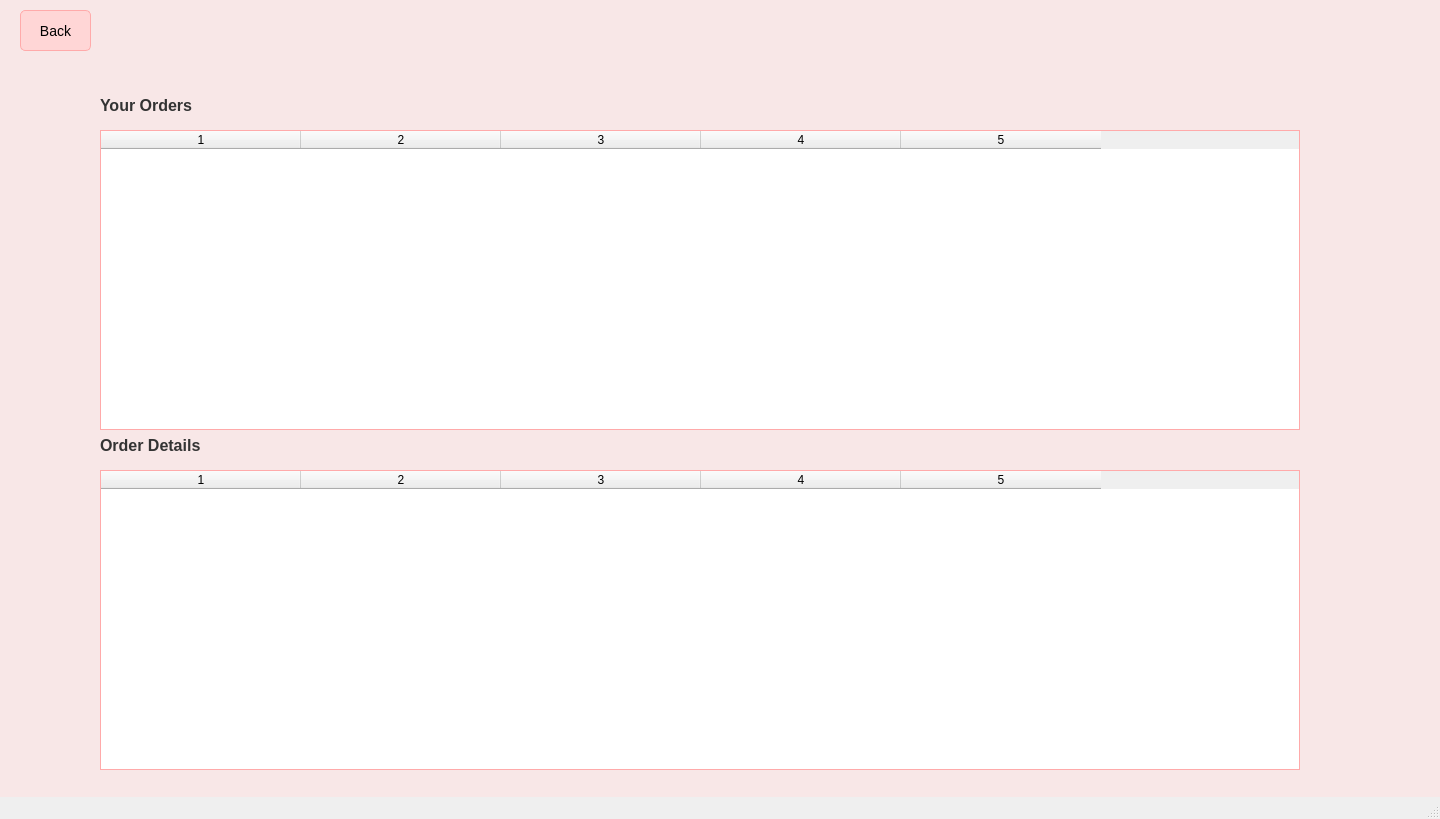
<?xml version="1.0" encoding="UTF-8"?>
<ui version="4.0">
 <class>OrderWindow</class>
 <widget class="QMainWindow" name="OrderWindow">
  <property name="geometry">
   <rect>
    <x>0</x>
    <y>0</y>
    <width>1440</width>
    <height>819</height>
   </rect>
  </property>
  <property name="windowTitle">
   <string>Order History</string>
  </property>
  <property name="styleSheet">
   <string notr="true">QWidget#centralwidget {
    background-color: #F8E7E7;
}
QPushButton {
    background-color: #FFD6D6;
    border: 1px solid #FFAAAA;
    border-radius: 5px;
    font-size: 14px;
}
QTableWidget {
    border: 1px solid #FFAAAA;
    gridline-color: #FFAAAA;
    font-size: 12px;
}
QLabel {
    font-size: 16px;
    font-weight: bold;
    color: #333333;
}
</string>
  </property>
  <widget class="QWidget" name="centralwidget">
   <widget class="QPushButton" name="pushButton">
    <property name="geometry">
     <rect>
      <x>20</x>
      <y>10</y>
      <width>71</width>
      <height>41</height>
     </rect>
    </property>
    <property name="text">
     <string>Back</string>
    </property>
   </widget>
   <widget class="QTableWidget" name="table_orders">
    <property name="geometry">
     <rect>
      <x>100</x>
      <y>130</y>
      <width>1200</width>
      <height>300</height>
     </rect>
    </property>
    <property name="font">
     <font>
      <pointsize>-1</pointsize>
     </font>
    </property>
    <property name="toolTip">
     <string/>
    </property>
    <property name="horizontalScrollBarPolicy">
     <enum>Qt::ScrollBarAsNeeded</enum>
    </property>
    <property name="autoScrollMargin">
     <number>15</number>
    </property>
    <property name="editTriggers">
     <set>QAbstractItemView::NoEditTriggers</set>
    </property>
    <property name="tabKeyNavigation">
     <bool>true</bool>
    </property>
    <property name="showDropIndicator" stdset="0">
     <bool>true</bool>
    </property>
    <property name="dragDropOverwriteMode">
     <bool>false</bool>
    </property>
    <property name="columnCount">
     <number>5</number>
    </property>
    <property name="horizontalHeaderLabels" stdset="0">
     <stringlist>
      <string>Order ID</string>
      <string>Order Status</string>
      <string>Ordered Date</string>
      <string>Shipped Date</string>
      <string>Total</string>
     </stringlist>
    </property>
    <attribute name="horizontalHeaderVisible">
     <bool>true</bool>
    </attribute>
    <attribute name="horizontalHeaderDefaultSectionSize">
     <number>200</number>
    </attribute>
    <attribute name="horizontalHeaderHighlightSections">
     <bool>false</bool>
    </attribute>
    <attribute name="horizontalHeaderMinimumSectionSize">
     <number>120</number>
    </attribute>
    <attribute name="verticalHeaderVisible">
     <bool>false</bool>
    </attribute>
    <attribute name="verticalHeaderHighlightSections">
     <bool>false</bool>
    </attribute>
    <column/>
    <column/>
    <column/>
    <column/>
    <column/>
   </widget>
   <widget class="QTableWidget" name="table_order_details">
    <property name="geometry">
     <rect>
      <x>100</x>
      <y>470</y>
      <width>1200</width>
      <height>300</height>
     </rect>
    </property>
    <property name="sizeAdjustPolicy">
     <enum>QAbstractScrollArea::AdjustIgnored</enum>
    </property>
    <property name="editTriggers">
     <set>QAbstractItemView::NoEditTriggers</set>
    </property>
    <property name="columnCount">
     <number>5</number>
    </property>
    <property name="horizontalHeaderLabels" stdset="0">
     <stringlist>
      <string>Product ID</string>
      <string>Product Name</string>
      <string>Unit Price</string>
      <string>Quantity</string>
      <string>Review</string>
     </stringlist>
    </property>
    <attribute name="horizontalHeaderDefaultSectionSize">
     <number>200</number>
    </attribute>
    <attribute name="horizontalHeaderStretchLastSection">
     <bool>false</bool>
    </attribute>
    <column/>
    <column/>
    <column/>
    <column/>
    <column/>
   </widget>
   <widget class="QLabel" name="label_orders">
    <property name="geometry">
     <rect>
      <x>100</x>
      <y>90</y>
      <width>150</width>
      <height>30</height>
     </rect>
    </property>
    <property name="text">
     <string>Your Orders</string>
    </property>
   </widget>
   <widget class="QLabel" name="label_order_details">
    <property name="geometry">
     <rect>
      <x>100</x>
      <y>430</y>
      <width>200</width>
      <height>30</height>
     </rect>
    </property>
    <property name="text">
     <string>Order Details</string>
    </property>
   </widget>
  </widget>
  <widget class="QStatusBar" name="statusbar"/>
 </widget>
 <resources/>
 <connections/>
</ui>
